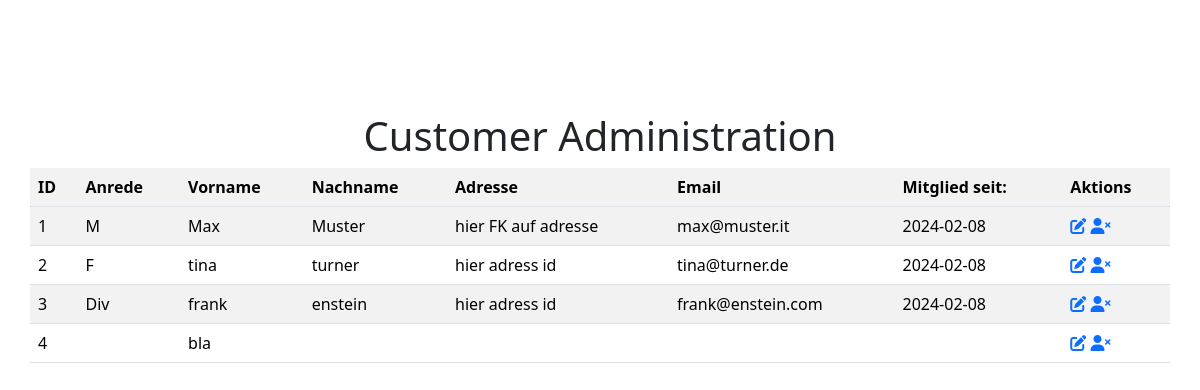
The page / on the database its author committed.
### tables this page shows
CREATE TABLE `customer` (
  `ID_customer` int(11) NOT NULL,
  `gender` enum('F','M','Div') DEFAULT NULL,
  `vorname` varchar(255) DEFAULT NULL,
  `nachname` varchar(255) DEFAULT NULL,
  `adresse` varchar(255) DEFAULT NULL,
  `email` varchar(255) DEFAULT NULL,
  `erstellt_am` date DEFAULT NULL,
  `password` varchar(255) DEFAULT NULL
);

### index.php (the view, shortened to what this page needs)
<html lang="en">
<head>
    <link href="https://cdn.jsdelivr.net/npm/bootstrap@5.3.2/dist/css/bootstrap.min.css" rel="stylesheet"
>
</head>
<body>
<section>
    <div class="container mt-5 pt-5">
        <div class="row">
            <div class="card-body">
                <form action="login.php" method="POST">
                    <div class="text-center mt-3">
                        <h1>Customer Administration</h1>
                    </div>
                    <div>
                        <div class="table-responsive">
                            <table class="table table-striped table-hover">
                                <tr>
                                    <th>ID</th>
                                    <th>Anrede</th>
                                    <th>Vorname</th>
                                    <th>Nachname</th>
                                    <th>Adresse</th>
                                    <th>Email</th>
                                    <th>Mitglied seit:</th>
                                    <th>Aktions</th>
                                </tr>
                                <tr>
                                    <?php
                                    require("connection.php");
                                            ?>
                                            <?php
                                    $stmt = $con->prepare("SELECT * FROM customer");
                                    $stmt->execute();
                                    while ($row = $stmt->fetch()){
                                    ?>
                                <tr>
                                    <td><?php echo $row["ID_customer"] ?></td>
                                    <td><?php echo $row["gender"] ?></td>
                                    <td><?php echo $row["vorname"] ?></td>
                                    <td><?php echo $row["nachname"] ?></td>
                                    <td><?php echo $row["adresse"] ?></td>
                                    <td><?php echo $row["email"] ?></td>
                                    <td><?php echo $row["erstellt_am"] ?></td>
                                    <td>
                                        <a href="edit.php?id=<?php echo $row["ID_customer"] ?>"><i
                                                    class="fa-solid fa-pen-to-square"></i></a>
                                        <a href="index.php?del=<?php echo $row["ID_customer"] ?>"><i class="fa-solid fa-user-xmark"></i></a>
                                    </td>
                                    <?php } ?>
                                </tr>
                            </table>
                        </div>
                    </div>
                </form>
            </div>
        </div>
    </div>
</section>
</body>
</html>

### rows shown on the page
customer: ID_customer "1", gender "M", vorname "Max", nachname "Muster", adresse "hier FK auf adresse", email "max@muster.it", erstellt_am "2024-02-08"
customer: ID_customer "2", gender "F", vorname "tina", nachname "turner", adresse "hier adress id", email "tina@turner.de", erstellt_am "2024-02-08"
customer: ID_customer "3", gender "Div", vorname "frank", nachname "enstein", adresse "hier adress id", email "frank@enstein.com", erstellt_am "2024-02-08"
customer: ID_customer "4", vorname "bla"
